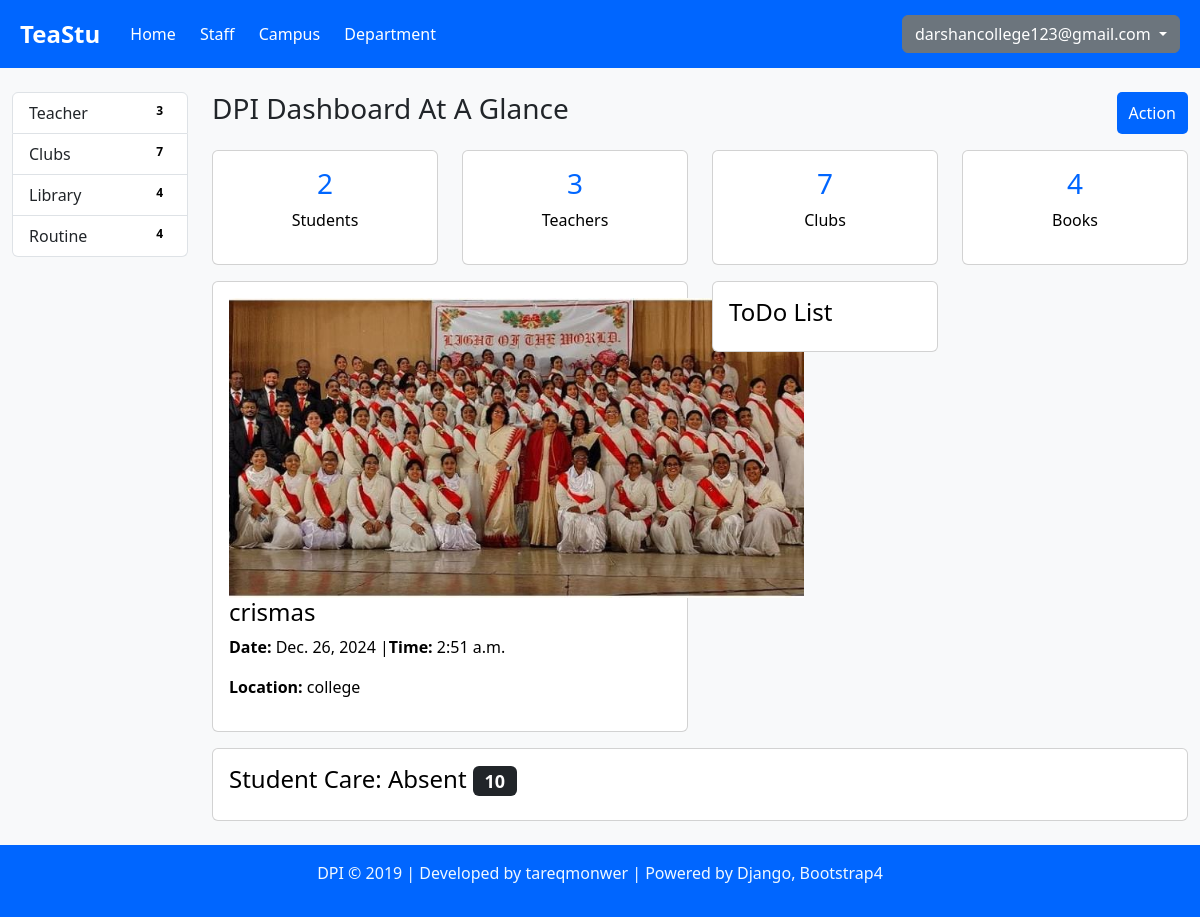
Page / (signed in) on the committed database.
### ass_app/models.py (models this page shows)
class eventbl(models.Model):
    event_name = models.CharField(max_length=100)
    event_date = models.DateField()
    event_time = models.TimeField()
    event_location = models.CharField(max_length=200)
    event_image = models.ImageField(upload_to='image/')

### ass_app/views.py (the view)
# urls.py: path('',views.index),
def index(request):
    user = request.session.get('cuser')
    userType = request.session.get('userType')
    data = eventbl.objects.all()
    tdata = addteacher.objects.count()
    sdata = addstudent.objects.count()
    clubdata = clubtbl.objects.count()
    bookdata = Booktbl.objects.count()
    eventdata = eventbl.objects.count()
    return render(request,'index.html',{'user':user,'userType': userType,'data':data,'bookdata':bookdata,'tdata':tdata,'sdata':sdata,'clubdata':clubdata,'eventdata':eventdata})

### ass_app/templates/index.html (shortened to what this page needs)
<!DOCTYPE html>
<html lang="en">
<head>
    <link href="https://cdn.jsdelivr.net/npm/bootstrap@5.3.0-alpha1/dist/css/bootstrap.min.css" rel="stylesheet">
</head>
<body>
    {% extends 'header.html' %}
    {% block body %}
    <div class="container-fluid mt-4">
        <div class="row">
            <div class="col-md-2">
                <div class="list-group">
                    {% if userType == "teacher" %}
                    <a href="/" class="list-group-item list-group-item-action active">Dashboard</a>
                    <a href="/student" class="list-group-item list-group-item-action">Student <span
                            class="badge bg-custom rounded-pill float-end" style="color: black;">{{sdata}}</span></a>
                    <a href="/teachers" class="list-group-item list-group-item-action">Teacher <span
                            class="badge bg-custom rounded-pill float-end" style="color: black;">{{tdata}}</span></a>
                    <a href="/club" class="list-group-item list-group-item-action">Clubs <span
                            class="badge bg-custom rounded-pill float-end" style="color: black;">{{clubdata}}</span></a>
                    <a href="/library" class="list-group-item list-group-item-action">Library <span
                            class="badge bg-custom rounded-pill float-end" style="color: black;">{{bookdata}}</span></a>
                    <a href="/routine" class="list-group-item list-group-item-action">Routine <span
                            class="badge bg-custom rounded-pill float-end" style="color: black;">4</span></a>
                    <a href="/event" class="list-group-item list-group-item-action">Events <span
                            class="badge bg-custom rounded-pill float-end"
                            style="color: black;">{{eventdata}}</span></a>
                    {% elif userType == "student" %}
                    <a href="/teachers" class="list-group-item list-group-item-action">Teacher <span
                            class="badge bg-custom rounded-pill float-end" style="color: black;">{{tdata}}</span></a>
                    <a href="/club" class="list-group-item list-group-item-action">Clubs <span
                            class="badge bg-custom rounded-pill float-end" style="color: black;">{{clubdata}}</span></a>
                    <a href="/library" class="list-group-item list-group-item-action">Library <span
                            class="badge bg-custom rounded-pill float-end" style="color: black;">{{bookdata}}</span></a>
                    <a href="/routine" class="list-group-item list-group-item-action">Routine <span
                            class="badge bg-custom rounded-pill float-end" style="color: black;">4</span></a>
                    {% endif %}
                </div>
            </div>
            <div class="col-md-10">
                <div class="d-flex justify-content-between mb-3">
                    <h3>DPI Dashboard At A Glance</h3>
                    <button class="btn custom-btn">Action</button>
                </div>
                <div class="row text-center">
                    <div class="col-md-3">
                        <div class="card p-3 mb-3">
                            <h3 class="text-custom">{{sdata}}</h3>
                            <p>Students</p>
                        </div>
                    </div>
                    <div class="col-md-3">
                        <div class="card p-3 mb-3">
                            <h3 class="text-custom">{{tdata}}</h3>
                            <p>Teachers</p>
                        </div>
                    </div>
                    <div class="col-md-3">
                        <div class="card p-3 mb-3">
                            <h3 class="text-custom">{{clubdata}}</h3>
                            <p>Clubs</p>
                        </div>
                    </div>
                    <div class="col-md-3">
                        <div class="card p-3 mb-3">
                            <h3 class="text-custom">{{bookdata}}</h3>
                            <p>Books</p>
                        </div>
                    </div>
                </div>
                {% for i in data %}
                {% if userType == "teacher" %}
                <div class="row">
                    <div class="col-md-6">
                        <div class="card p-3">
                            <a href="/event">
                                <img src="{{i.event_image.url}}" alt="" class="img-event"
                                    style="height: 300px;width: 575px;">
                                <h4>{{i.event_name}}</h4>
                                <p><strong>Date: </strong>{{i.event_date}} |<strong>Time: </strong> {{i.event_time}}</p>
                                <p><strong>Location: </strong>{{i.event_location}}</p>
                                <a href="/event">Update</a>
                            </a>
                        </div>
                    </div>
                    <div class="col-md-3">
                        <div class="card p-3">
                            <h4>No meeting scheduled</h4>
                            <p><strong>Date: </strong> 6:00 to 7:00</p>
                            <p><strong>Place: </strong>Meetiog Room</p>
                        </div>
                    </div>
                    {% elif userType == "student" %}
                    <div class="row" aria-readonly="true">
                        <div class="col-md-6">
                            <div class="card p-3">
                                <img src="{{i.event_image.url}}" alt="" class="img-event"
                                    style="height: 300px;width: 575px;">
                                <h4>{{i.event_name}}</h4>
                                <p><strong>Date: </strong>{{i.event_date}} |<strong>Time: </strong> {{i.event_time}}</p>
                                <p><strong>Location: </strong>{{i.event_location}}</p>
                            </div>
                        </div>
                        {% endif %}
                        <div class="col-md-3">
                            <div class="card p-3">
                                <h4>ToDo List</h4>
                            </div>
                        </div>
                    </div>
                    {% endfor %}
                    <div class="mt-3">
                        <div class="card p-3 bg-custom text-white">
                            <h4>Student Care: Absent <span class="badge bg-dark">10</span></h4>
                        </div>
                    </div>
                </div>
            </div>
        </div>
        <footer class="bg-custom text-white text-center p-3 mt-4">
            <p class="p-tag">DPI © 2019 | Developed by tareqmonwer | Powered by Django, Bootstrap4</p>
        </footer>
        {% endblock %}

### ass_app/templates/index.html (style rules this page uses)
.row h4, p { color: black; }
.list-group-item-action { display: flex; justify-content: space-between; }
footer { background-color: #0066ff; }
.p-tag { color: aliceblue; }

### ass_app/templates/header.html (style rules this page uses)
body { background-color: #f8f9fa; }
.custom-btn { background-color: #0066ff; color: #fff; border-radius: 5px; border: none; }
.text-custom { color: #0066ff; }

### rows in the picture
eventbl: event_image (picture), event_name "crismas", event_date "Dec. 26, 2024", event_time "2:51 a.m.", event_location "college"

### other values in the picture
{{ user }} "darshancollege123@gmail.com"
{{ tdata }} "3"
{{ clubdata }} "7"
{{ bookdata }} "4"
{{ sdata }} "2"
